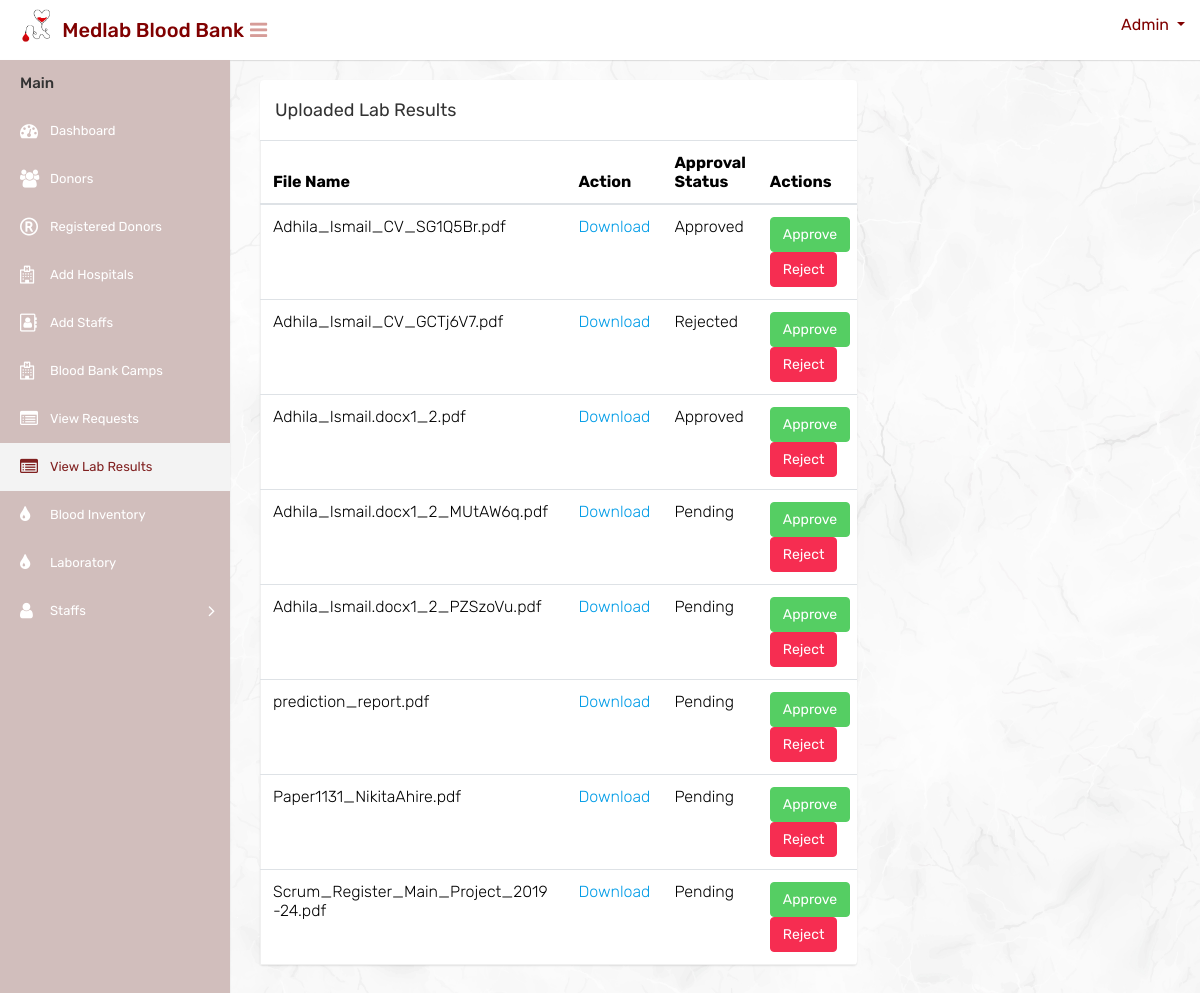
The app's page /uploaded_files/ with its own data.
### website/models.py (models this page shows)
class UploadedFile(models.Model):
    user = models.ForeignKey(get_user_model(), on_delete=models.CASCADE, default=None)
    file = models.FileField(upload_to='media/uploads/')
    approval_status = models.CharField(max_length=50, default='Pending')
    timestamp = models.DateTimeField(null=True)

### website/views.py (the view)
# urls.py: path('uploaded_files/', view_uploaded_files, name='view_uploaded_files'),
def view_uploaded_files(request):
    uploaded_files = UploadedFile.objects.all()
    context = {'uploaded_files': uploaded_files}
    return render(request, 'mainuser/viewlabresults.html', context)

### templates/mainuser/viewlabresults.html (shortened to what this page needs)
{% load static %}
<html lang="en">
<head>
    <link rel="stylesheet" type="text/css" href="{% static 'mainuser/css/bootstrap.min.css' %}">
    <link rel="stylesheet" type="text/css" href="{% static 'mainuser/css/font-awesome.min.css' %}">
    <link rel="stylesheet" type="text/css" href="{% static 'mainuser/css/style.css' %}">
</head>
<body>
    <div class="main-wrapper">
        <div class="header" style="background-color:white;height:60px;">
			<div class="header-left">
				<a href="{% url 'adminindex' %}" class="logo" style="color: black;">
					<img src="{% static 'mainuser/img/logocopy.png' %}" width="75" height="40" alt="" style="margin-left:15px"> <span style="color: maroon;font-size: 20px;margin-top:10px; margin-left:-10px;white-space: nowrap;">Medlab Blood Bank</span>
				</a>
			</div>
			<a id="toggle_btn" href="javascript:void(0);" style="color:#d69c98;margin-top:20px;margin-left:10px;"><i class="fa fa-bars"></i></a>
            <ul class="nav user-menu float-right">
                <li class="nav-item dropdown has-arrow">
                    <a href="#" class="dropdown-toggle nav-link user-link" data-toggle="dropdown" style="color:maroon">
						<span style="color:maroon;">Admin</span>
                    </a>
                </li>
            </ul>
        </div>
        <div class="sidebar" id="sidebar">
            <div class="sidebar-inner slimscroll">
                <div id="sidebar-menu" class="sidebar-menu">
                    <ul>
                        <li class="menu-title">Main</li>
                        <li>
                            <a href="{% url 'adminindex' %}"><i class="fa fa-dashboard"></i> <span>Dashboard</span></a>
                        </li>
						<li>
                            <a href="{% url 'donors' %}"><i class="fa fa-users"></i> <span>Donors</span></a>
                        </li>
                        <li>
                            <a href="{% url 'registereddonortable' %}"><i class="fa fa-registered"></i> <span>Registered Donors</span></a>
                        </li>
                        <li>
                            <a href="{% url 'registeredhospitaltable' %}"><i class="fa fa-hospital-o" id="hospitalid"></i> <span>Add Hospitals</span></a>
                        </li>
						<li>
                            <a href="{% url 'registeredstafftable' %}"><i class="fa fa-address-book-o"></i> <span>Add Staffs</span></a>
                        </li>
                        <li>
                            <a href="{% url 'departments' %}"><i class="fa fa-hospital-o"></i> <span>Blood Bank Camps</span></a>
                        </li>
						<li>
                            <a href="{% url 'blood_request_list' %}"><i class="fa fa-list-alt"></i> <span>View Requests</span></a>
                        </li>
						<li class="active">
                            <a href="{% url 'view_uploaded_files' %}"><i class="fa fa-list-alt"></i> <span>View Lab Results</span></a>
                        </li>
						<li>
                            <a href="{% url 'blood_inventory' %}"><i class="fa fa-tint"></i> <span>Blood Inventory</span></a>
                        </li>
                        <li>
                            <a href="{% url 'laboratory' %}"><i class="fa fa-tint"></i> <span>Laboratory</span></a>
                        </li>
						<li class="submenu">
							<a href="#"><i class="fa fa-user"></i> <span>Staffs </span> <span class="menu-arrow"></span></a>
						</li>
                    </ul>
                </div>
            </div>
        </div>
        <div class="page-wrapper">
            <div class="content">
				<div class="row">
					<div class="col-12 col-md-6 col-lg-8 col-xl-8">
						<div class="card">
							<div class="card-header">
								<h4 class="card-title d-inline-block">Uploaded Lab Results</h4>
							</div>
							<div class="card-body p-0">
								<div class="table-responsive">
									<table class="table mb-0">
                                        <thead>
                                            <tr>
                                                <th>File Name</th>
                                                <th>Action</th>
                                                <th>Approval Status</th>
                                                <th>Actions</th>
                                            </tr>
                                        </thead>
                                        <tbody>
                                            {% if uploaded_files %}
                                                {% for uploaded_file in uploaded_files %}
                                                    <tr>
                                                        <td>{{ uploaded_file.file.name|cut:"media/uploads/" }}</td>
                                                        <td>
                                                            <a href="{% url 'download_file' file_id=uploaded_file.id %}" target="_blank">Download</a>
                                                        </td>
                                                        <td id="approval-status-{{ uploaded_file.id }}">{{ uploaded_file.approval_status }}</td>
                                                        <td>
                                                            <button class="btn btn-success" onclick="toggleApprovalStatus({{ uploaded_file.id }}, 'Approved')">Approve</button>
                                                            <button class="btn btn-danger" onclick="toggleApprovalStatus({{ uploaded_file.id }}, 'Rejected')">Reject</button>
                                                        </td>
                                                    </tr>
                                                {% endfor %}
                                            {% else %}
                                                <tr>
                                                    <td colspan="4">No files uploaded yet.</td>
                                                </tr>
                                            {% endif %}
                                        </tbody>
                                    </table>
								</div>
							</div>
						</div>
					</div>
				</div>
            </div>
        </div>
    </div>
</body>
</html>

### records on screen
UploadedFile: file.name "Adhila_Ismail_CV_SG1Q5Br.pdf", approval_status "Approved"
UploadedFile: file.name "Adhila_Ismail_CV_GCTj6V7.pdf", approval_status "Rejected"
UploadedFile: file.name "Adhila_Ismail.docx1_2.pdf", approval_status "Approved"
UploadedFile: file.name "Adhila_Ismail.docx1_2_MUtAW6q.pdf", approval_status "Pending"
UploadedFile: file.name "Adhila_Ismail.docx1_2_PZSzoVu.pdf", approval_status "Pending"
UploadedFile: file.name "prediction_report.pdf", approval_status "Pending"
UploadedFile: file.name "Paper1131_NikitaAhire.pdf", approval_status "Pending"
UploadedFile: file.name "Scrum_Register_Main_Project_2019-24.pdf", approval_status "Pending"
